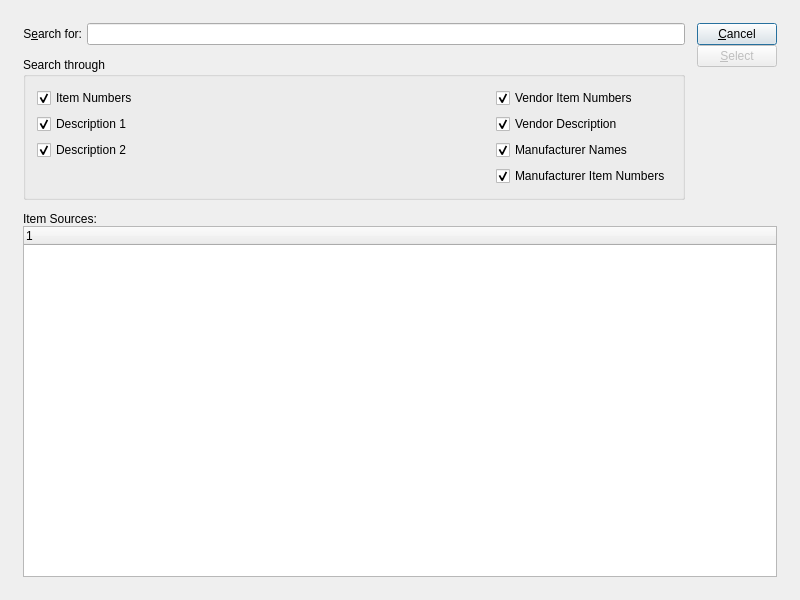
<ui version="4.0" >
 <author></author>
 <comment>This file is part of the xTuple ERP: PostBooks Edition, a free and
open source Enterprise Resource Planning software suite,
Copyright (c) 1999-2011 by OpenMFG LLC, d/b/a xTuple.
It is licensed to you under the Common Public Attribution License
version 1.0, the full text of which (including xTuple-specific Exhibits)
is available at www.xtuple.com/CPAL.  By using this software, you agree
to be bound by its terms.</comment>
 <class>itemSourceSearch</class>
 <widget class="QDialog" name="itemSourceSearch" >
  <property name="geometry" >
   <rect>
    <x>0</x>
    <y>0</y>
    <width>800</width>
    <height>600</height>
   </rect>
  </property>
  <property name="windowTitle" >
   <string>Item Source Search</string>
  </property>
  <layout class="QGridLayout" >
   <item row="0" column="0" >
    <layout class="QGridLayout" >
     <property name="leftMargin" >
      <number>12</number>
     </property>
     <property name="topMargin" >
      <number>12</number>
     </property>
     <property name="rightMargin" >
      <number>12</number>
     </property>
     <property name="bottomMargin" >
      <number>12</number>
     </property>
     <property name="horizontalSpacing" >
      <number>12</number>
     </property>
     <property name="verticalSpacing" >
      <number>12</number>
     </property>
     <item row="0" column="0" >
      <layout class="QHBoxLayout" >
       <property name="spacing" >
        <number>5</number>
       </property>
       <item>
        <widget class="QLabel" name="_searchLit" >
         <property name="text" >
          <string>S&amp;earch for:</string>
         </property>
         <property name="alignment" >
          <set>Qt::AlignRight|Qt::AlignTrailing|Qt::AlignVCenter</set>
         </property>
         <property name="buddy" >
          <cstring>_search</cstring>
         </property>
        </widget>
       </item>
       <item>
        <widget class="XLineEdit" name="_search" />
       </item>
      </layout>
     </item>
     <item rowspan="2" row="0" column="1" >
      <layout class="QVBoxLayout" >
       <property name="spacing" >
        <number>0</number>
       </property>
       <item>
        <widget class="QPushButton" name="_close" >
         <property name="text" >
          <string>&amp;Cancel</string>
         </property>
        </widget>
       </item>
       <item>
        <widget class="QPushButton" name="_select" >
         <property name="enabled" >
          <bool>false</bool>
         </property>
         <property name="text" >
          <string>&amp;Select</string>
         </property>
        </widget>
       </item>
       <item>
        <spacer>
         <property name="orientation" >
          <enum>Qt::Vertical</enum>
         </property>
         <property name="sizeType" >
          <enum>QSizePolicy::Expanding</enum>
         </property>
         <property name="sizeHint" >
          <size>
           <width>20</width>
           <height>20</height>
          </size>
         </property>
        </spacer>
       </item>
      </layout>
     </item>
     <item row="1" column="0" >
      <widget class="QGroupBox" name="groupBox" >
       <property name="title" >
        <string>Search through</string>
       </property>
       <layout class="QGridLayout" >
        <item row="0" column="0" >
         <layout class="QGridLayout" >
          <item row="0" column="0" >
           <widget class="QCheckBox" name="_searchNumber" >
            <property name="text" >
             <string>Item Numbers</string>
            </property>
            <property name="checked" >
             <bool>true</bool>
            </property>
           </widget>
          </item>
          <item row="0" column="1" >
           <widget class="QCheckBox" name="_searchVendNumber" >
            <property name="text" >
             <string>Vendor Item Numbers</string>
            </property>
            <property name="checked" >
             <bool>true</bool>
            </property>
           </widget>
          </item>
          <item row="1" column="0" >
           <widget class="QCheckBox" name="_searchDescrip1" >
            <property name="text" >
             <string>Description 1</string>
            </property>
            <property name="checked" >
             <bool>true</bool>
            </property>
           </widget>
          </item>
          <item row="1" column="1" >
           <widget class="QCheckBox" name="_searchVendDescrip" >
            <property name="text" >
             <string>Vendor Description</string>
            </property>
            <property name="checked" >
             <bool>true</bool>
            </property>
           </widget>
          </item>
          <item row="2" column="0" >
           <widget class="QCheckBox" name="_searchDescrip2" >
            <property name="text" >
             <string>Description 2</string>
            </property>
            <property name="checked" >
             <bool>true</bool>
            </property>
           </widget>
          </item>
          <item row="2" column="1" >
           <widget class="QCheckBox" name="_searchManufName" >
            <property name="text" >
             <string>Manufacturer Names</string>
            </property>
            <property name="checked" >
             <bool>true</bool>
            </property>
           </widget>
          </item>
          <item row="3" column="1" >
           <widget class="QCheckBox" name="_searchManufNumber" >
            <property name="text" >
             <string>Manufacturer Item Numbers</string>
            </property>
            <property name="checked" >
             <bool>true</bool>
            </property>
           </widget>
          </item>
          <item row="3" column="0" >
           <spacer>
            <property name="orientation" >
             <enum>Qt::Horizontal</enum>
            </property>
            <property name="sizeType" >
             <enum>QSizePolicy::Expanding</enum>
            </property>
            <property name="sizeHint" >
             <size>
              <width>20</width>
              <height>10</height>
             </size>
            </property>
           </spacer>
          </item>
         </layout>
        </item>
       </layout>
      </widget>
     </item>
     <item row="2" column="0" colspan="2" >
      <widget class="QFrame" name="frame" >
       <property name="sizePolicy" >
        <sizepolicy vsizetype="Expanding" hsizetype="Preferred" >
         <horstretch>0</horstretch>
         <verstretch>1</verstretch>
        </sizepolicy>
       </property>
       <property name="frameShape" >
        <enum>QFrame::NoFrame</enum>
       </property>
       <property name="frameShadow" >
        <enum>QFrame::Plain</enum>
       </property>
       <layout class="QVBoxLayout" >
        <property name="spacing" >
         <number>0</number>
        </property>
        <property name="leftMargin" >
         <number>0</number>
        </property>
        <property name="topMargin" >
         <number>0</number>
        </property>
        <property name="rightMargin" >
         <number>0</number>
        </property>
        <property name="bottomMargin" >
         <number>0</number>
        </property>
        <item>
         <widget class="QLabel" name="lblItemSourcesLit" >
          <property name="text" >
           <string>Item Sources:</string>
          </property>
         </widget>
        </item>
        <item>
         <widget class="XTreeWidget" name="_itemsrc" >
          <property name="sizePolicy" >
           <sizepolicy vsizetype="Expanding" hsizetype="Expanding" >
            <horstretch>0</horstretch>
            <verstretch>0</verstretch>
           </sizepolicy>
          </property>
         </widget>
        </item>
       </layout>
      </widget>
     </item>
    </layout>
   </item>
  </layout>
 </widget>
 <layoutdefault spacing="6" margin="11" />
 <pixmapfunction>qPixmapFromMimeSource</pixmapfunction>
 <customwidgets>
  <customwidget>
   <class>XLineEdit</class>
   <extends>QLineEdit</extends>
   <header>xlineedit.h</header>
  </customwidget>
  <customwidget>
   <class>XTreeWidget</class>
   <extends>QTreeWidget</extends>
   <header>xtreewidget.h</header>
  </customwidget>
 </customwidgets>
 <tabstops>
  <tabstop>_search</tabstop>
  <tabstop>_searchNumber</tabstop>
  <tabstop>_searchDescrip1</tabstop>
  <tabstop>_searchDescrip2</tabstop>
  <tabstop>_searchVendNumber</tabstop>
  <tabstop>_searchVendDescrip</tabstop>
  <tabstop>_itemsrc</tabstop>
  <tabstop>_select</tabstop>
  <tabstop>_close</tabstop>
 </tabstops>
 <resources/>
 <connections>
  <connection>
   <sender>_close</sender>
   <signal>clicked()</signal>
   <receiver>itemSourceSearch</receiver>
   <slot>reject()</slot>
   <hints>
    <hint type="sourcelabel" >
     <x>461</x>
     <y>31</y>
    </hint>
    <hint type="destinationlabel" >
     <x>20</x>
     <y>20</y>
    </hint>
   </hints>
  </connection>
  <connection>
   <sender>_itemsrc</sender>
   <signal>valid(bool)</signal>
   <receiver>_select</receiver>
   <slot>setEnabled(bool)</slot>
   <hints>
    <hint type="sourcelabel" >
     <x>29</x>
     <y>162</y>
    </hint>
    <hint type="destinationlabel" >
     <x>461</x>
     <y>64</y>
    </hint>
   </hints>
  </connection>
  <connection>
   <sender>_itemsrc</sender>
   <signal>itemSelected(int)</signal>
   <receiver>_select</receiver>
   <slot>animateClick()</slot>
   <hints>
    <hint type="sourcelabel" >
     <x>465</x>
     <y>158</y>
    </hint>
    <hint type="destinationlabel" >
     <x>465</x>
     <y>50</y>
    </hint>
   </hints>
  </connection>
  <connection>
   <sender>_select</sender>
   <signal>clicked()</signal>
   <receiver>itemSourceSearch</receiver>
   <slot>accept()</slot>
   <hints>
    <hint type="sourcelabel" >
     <x>498</x>
     <y>51</y>
    </hint>
    <hint type="destinationlabel" >
     <x>451</x>
     <y>101</y>
    </hint>
   </hints>
  </connection>
 </connections>
</ui>
